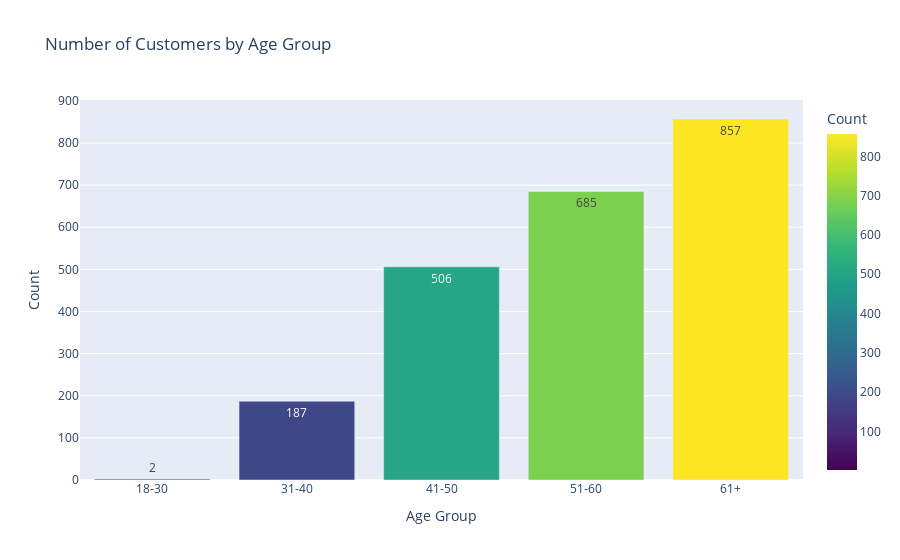

Source (notebook cell):
### Markdown cell above
**Analysis of the Plot: Number of Customers by Education Category**

- `Undergraduate and Postgraduate Dominance`: These two groups form the majority of customers, with counts of 1,127 and 1,059 respectively, highlighting a well-educated audience.
- `Low Representation of School-Level Customers`: Customers with school-level education are minimal, indicating they are not a primary target audience.

Recommendation: 
Focus marketing efforts on well-educated customers while exploring strategies, such as affordable products or targeted campaigns, to engage the underrepresented school-level group.

### Code cell
# Count the number of customers in each age group
age_group_counts = df['Age_Group'].value_counts().reset_index()
age_group_counts.columns = ['Age Group', 'Count']

# Ensure the age groups are in the desired order
age_group_counts['Age Group'] = pd.Categorical(
    age_group_counts['Age Group'],
    categories=['18-30', '31-40', '41-50', '51-60', '61+'],
    ordered=True
)

# Sort the dataframe by the ordered age groups
age_group_counts = age_group_counts.sort_values('Age Group')

# Create an interactive bar plot for age group counts
fig = px.bar(
    age_group_counts,
    x='Age Group',
    y='Count',
    title='Number of Customers by Age Group',
    labels={'Age Group': 'Age Group', 'Count': 'Count'},
    color='Count',
    color_continuous_scale='viridis',
    text_auto=True
)

fig.show()

### Figure 1 — Plotly figure (JSON) as saved in the notebook; plotly's stock layout.template omitted (floating-point values rounded to 4 significant figures)
{"data": [{"alignmentgroup": "True", "hovertemplate": "Age Group=%{x}<br>Count=%{marker.color}<extra></extra>", "legendgroup": "", "marker": {"color": [2, 187, 506, 685, 857], "coloraxis": "coloraxis", "pattern": {"shape": ""}}, "name": "", "offsetgroup": "", "orientation": "v", "showlegend": false, "textposition": "auto", "texttemplate": "%{y}", "type": "bar", "x": ["18-30", "31-40", "41-50", "51-60", "61+"], "xaxis": "x", "y": [2, 187, 506, 685, 857], "yaxis": "y"}], "layout": {"barmode": "relative", "coloraxis": {"colorbar": {"title": {"text": "Count"}}, "colorscale": [[0, "#440154"], [0.1111, "#482878"], [0.2222, "#3e4989"], [0.3333, "#31688e"], [0.4444, "#26828e"], [0.5556, "#1f9e89"], [0.6667, "#35b779"], [0.7778, "#6ece58"], [0.8889, "#b5de2b"], [1, "#fde725"]]}, "legend": {"tracegroupgap": 0}, "title": {"text": "Number of Customers by Age Group"}, "xaxis": {"anchor": "y", "domain": [0, 1], "title": {"text": "Age Group"}}, "yaxis": {"anchor": "x", "domain": [0, 1], "title": {"text": "Count"}}}}
